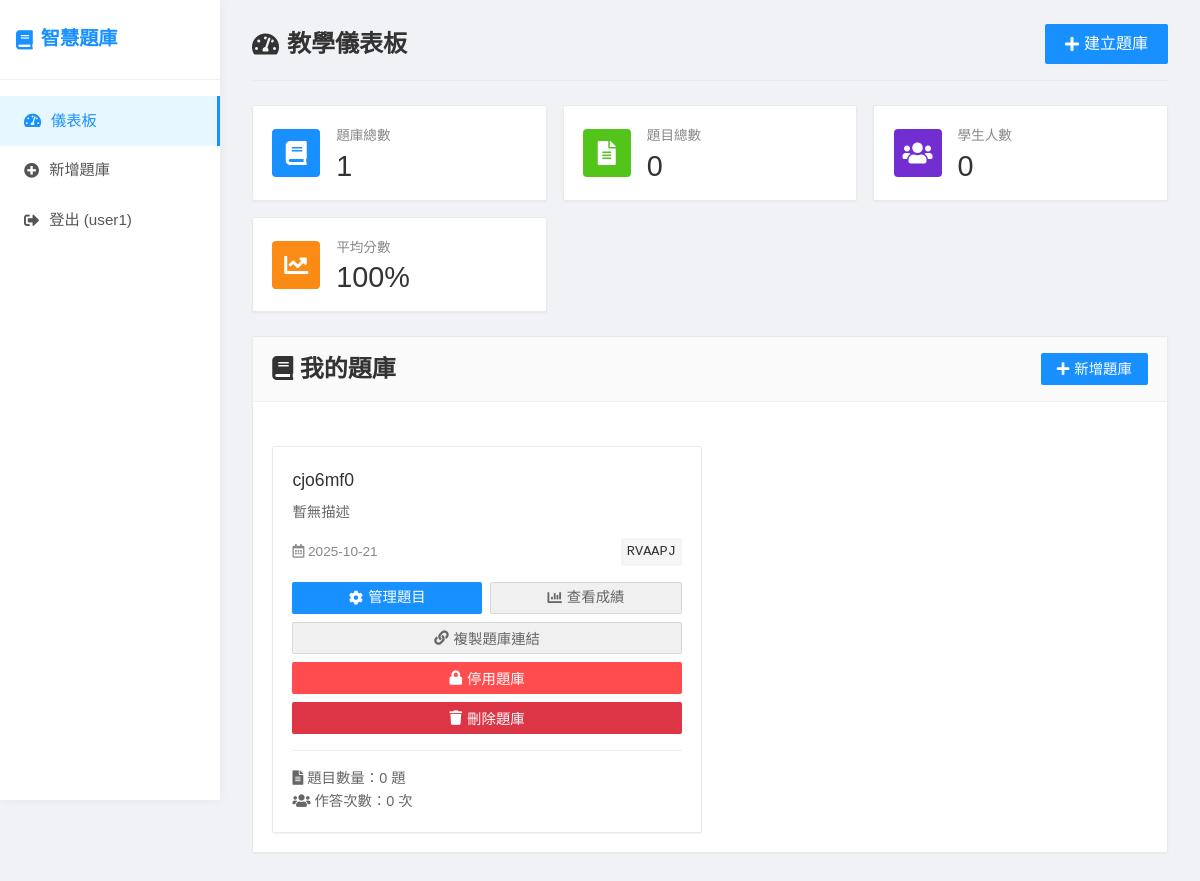
/teacher-dashboard (signed in), run on the app's committed database.
### app.py (models this page shows)
class User(UserMixin, db.Model):
    id = db.Column(db.Integer, primary_key=True)
    username = db.Column(db.String(80), unique=True, nullable=False)
    email = db.Column(db.String(120), unique=True, nullable=False)
    password_hash = db.Column(db.String(120), nullable=False)
    is_teacher = db.Column(db.Boolean, default=True)
    created_at = db.Column(db.DateTime, default=datetime.utcnow)
    quiz_banks = db.relationship('QuizBank', backref='owner', lazy=True)

class QuizBank(db.Model):
    id = db.Column(db.Integer, primary_key=True)
    title = db.Column(db.String(200), nullable=False)
    description = db.Column(db.Text)
    access_code = db.Column(db.String(10), unique=True, nullable=False)
    is_active = db.Column(db.Boolean, default=True)
    created_at = db.Column(db.DateTime, default=datetime.utcnow)
    teacher_id = db.Column(db.Integer, db.ForeignKey('user.id'), nullable=False)
    questions = db.relationship('Question', backref='quiz_bank', lazy=True, cascade='all, delete-orphan')
    submissions = db.relationship('Submission', backref='quiz_bank', lazy=True)

### app.py (the view)
@app.route('/teacher-dashboard')
@login_required
def teacher_dashboard():
    quiz_banks = QuizBank.query.filter_by(teacher_id=current_user.id).all()
    return render_template('teacher_dashboard.html', quiz_banks=quiz_banks)

### app.py (called while the page is built)
@login_manager.user_loader
def load_user(user_id):
    return User.query.get(int(user_id))

### templates/teacher_dashboard.html (shortened to what this page needs)
{% extends "base.html" %}
{% block content %}
<div class="page-header">
    <h1><i class="fas fa-tachometer-alt"></i> 教學儀表板</h1>
    <a href="{{ url_for('create_quiz_bank') }}" class="btn btn-lg">
        <i class="fas fa-plus"></i> 建立題庫
    </a>
</div>
<div class="stats-cards">
    <div class="stat-card">
        <div class="stat-icon blue">
            <i class="fas fa-book"></i>
        </div>
        <div class="stat-content">
            <div class="stat-title">題庫總數</div>
            <div class="stat-value">{{ quiz_banks|length }}</div>
        </div>
    </div>
    <div class="stat-card">
        <div class="stat-icon green">
            <i class="fas fa-file-alt"></i>
        </div>
        <div class="stat-content">
            <div class="stat-title">題目總數</div>
            <div class="stat-value">{% set total_questions = 0 %}{% for bank in quiz_banks %}{% set total_questions = total_questions + bank.questions|length %}{% endfor %}{{ total_questions }}</div>
        </div>
    </div>
    <div class="stat-card">
        <div class="stat-icon purple">
            <i class="fas fa-users"></i>
        </div>
        <div class="stat-content">
            <div class="stat-title">學生人數</div>
            <div class="stat-value">{% set total_submissions = 0 %}{% for bank in quiz_banks %}{% set total_submissions = total_submissions + bank.submissions|length %}{% endfor %}{{ total_submissions }}</div>
        </div>
    </div>
    <div class="stat-card">
        <div class="stat-icon orange">
            <i class="fas fa-chart-line"></i>
        </div>
        <div class="stat-content">
            <div class="stat-title">平均分數</div>
            <div class="stat-value">100%</div>
        </div>
    </div>
</div>
<div class="card">
    <div class="card-header">
        <h2><i class="fas fa-book"></i> 我的題庫</h2>
        <a href="{{ url_for('create_quiz_bank') }}" class="btn">
            <i class="fas fa-plus"></i> 新增題庫
        </a>
    </div>
    <div class="card-body">
        {% if quiz_banks %}
            <div class="quiz-banks-grid">
                {% for quiz_bank in quiz_banks %}
                <div class="quiz-bank-card">
                    <div class="quiz-bank-title">{{ quiz_bank.title }}</div>
                    <div class="quiz-bank-description">
                        {{ quiz_bank.description if quiz_bank.description else '暫無描述' }}
                    </div>
                    <div class="quiz-bank-info">
                        <span><i class="far fa-calendar-alt"></i> {{ quiz_bank.created_at.strftime('%Y-%m-%d') }}</span>
                        <span class="access-code">{{ quiz_bank.access_code }}</span>
                    </div>
                    <div style="display: flex; gap: 0.5rem; margin-top: 1rem;">
                        <a href="{{ url_for('manage_quiz_bank', quiz_bank_id=quiz_bank.id) }}" class="btn" style="flex: 1; text-align: center;">
                            <i class="fas fa-cog"></i> 管理題目
                        </a>
                        <a href="{{ url_for('view_submissions_page', quiz_bank_id=quiz_bank.id) }}" class="btn btn-secondary" style="flex: 1; text-align: center;">
                            <i class="fas fa-chart-bar"></i> 查看成績
                        </a>
                    </div>
                    <div style="margin-top: 0.5rem;">
                        <button onclick="copyQuizLink('{{ quiz_bank.access_code }}')" class="btn btn-secondary" style="width: 100%;">
                            <i class="fas fa-link"></i> 複製題庫連結
                        </button>
                    </div>
                    <div style="margin-top: 0.5rem;">
                        <button onclick="toggleQuizBank({{ quiz_bank.id }}, {{ quiz_bank.is_active|lower }})"
                                class="btn {{ 'btn-danger' if quiz_bank.is_active else 'btn-success' }}"
                                style="width: 100%;">
                            <i class="fas fa-{{ 'lock' if quiz_bank.is_active else 'lock-open' }}"></i>
                            {{ '停用題庫' if quiz_bank.is_active else '啟用題庫' }}
                        </button>
                    </div>
                    <div style="margin-top: 0.5rem;">
                        <button onclick="deleteQuizBank({{ quiz_bank.id }})"
                                class="btn btn-danger"
                                style="width: 100%; background-color: #dc3545;">
                            <i class="fas fa-trash"></i> 刪除題庫
                        </button>
                    </div>
                    <div style="margin-top: 1rem; padding-top: 1rem; border-top: 1px solid #eee; font-size: 0.9rem; color: #666;">
                        <div><i class="fas fa-file-alt"></i> 題目數量：{{ quiz_bank.questions|length }} 題</div>
                        <div><i class="fas fa-users"></i> 作答次數：{{ quiz_bank.submissions|length }} 次</div>
                    </div>
                </div>
                {% endfor %}
            </div>
        {% endif %}
    </div>
</div>
{% endblock %}

### templates/base.html (shortened to what this page needs)
<!DOCTYPE html>
<html lang="zh-TW">
<head>
    <link rel="stylesheet" href="{{ url_for('static', filename='css/style.css') }}">
    <link rel="stylesheet" href="https://cdnjs.cloudflare.com/ajax/libs/font-awesome/5.15.4/css/all.min.css">
</head>
<body>
    <div class="container">
        <nav class="navbar">
            <h1><i class="fas fa-book"></i> 智慧題庫</h1>
            <div class="nav-links">
                {% if current_user.is_authenticated %}
                    <a href="{{ url_for('teacher_dashboard') }}" class="{{ 'active' if request.endpoint == 'teacher_dashboard' else '' }}">
                        <i class="fas fa-tachometer-alt"></i> 儀表板
                    </a>
                    <a href="{{ url_for('create_quiz_bank') }}" class="{{ 'active' if request.endpoint == 'create_quiz_bank' else '' }}">
                        <i class="fas fa-plus-circle"></i> 新增題庫
                    </a>
                    <a href="{{ url_for('logout') }}">
                        <i class="fas fa-sign-out-alt"></i> 登出 ({{ current_user.username }})
                    </a>
                {% endif %}
            </div>
        </nav>
        <div class="content">
            {% block content %}{% endblock %}
        </div>
    </div>
</body>
</html>

### static/css/style.css (style rules this page uses)
* { margin: 0; padding: 0; box-sizing: border-box; }
body { font-family: 'Microsoft JhengHei', Consolas, sans-serif; line-height: 1.6; background: #f0f2f5; min-height: 100vh; }
.container { display: flex; min-height: 100vh; }
.navbar { width: 220px; background: #fff; color: #333; box-shadow: 0 0 10px rgba(0,0,0,0.05); display: flex; flex-direction: column; padding: 0; position: fixed; height: 100vh; z-index: 100; }
.navbar h1 { font-size: 1.2rem; font-weight: bold; padding: 1.5rem 1rem; color: #1890ff; border-bottom: 1px solid #f0f0f0; margin: 0; display: flex; align-items: center; gap: 8px; }
.navbar .nav-links { display: flex; flex-direction: column; padding: 1rem 0; }
.navbar a { color: #555; text-decoration: none; padding: 0.8rem 1.5rem; transition: all 0.3s; display: flex; align-items: center; gap: 10px; font-size: 0.95rem; }
.navbar a.active { background-color: #e6f7ff; color: #1890ff; border-right: 3px solid #1890ff; }
.content { flex: 1; padding: 1.5rem 2rem; margin-left: 220px; background: #f0f2f5; }
.page-header { display: flex; justify-content: space-between; align-items: center; margin-bottom: 1.5rem; padding-bottom: 1rem; border-bottom: 1px solid #eaeaea; }
.page-header h1 { font-size: 1.5rem; color: #333; margin: 0; display: flex; align-items: center; gap: 8px; }
.btn { display: inline-flex; align-items: center; justify-content: center; padding: 0.5rem 1rem; background: #1890ff; color: white; text-decoration: none; border: none; border-radius: 2px; cursor: pointer; font-size: 0.9rem; font-weight: 500; transition: all 0.2s; height: 32px; gap: 5px; }
.btn-secondary { background: #f0f0f0; color: #666; border: 1px solid #d9d9d9; }
.btn-danger { background: #ff4d4f; }
.btn-lg { height: 40px; padding: 0.5rem 1.25rem; font-size: 1rem; }
.card { background: white; border-radius: 2px; box-shadow: 0 1px 2px rgba(0,0,0,0.05); margin-bottom: 1rem; overflow: hidden; transition: all 0.3s; border: 1px solid #eaeaea; }
.card-header { background: #fafafa; color: #333; padding: 0.8rem 1.2rem; font-weight: 500; border-bottom: 1px solid #f0f0f0; display: flex; justify-content: space-between; align-items: center; }
.card-body { padding: 1.2rem; }
.stats-cards { display: grid; grid-template-columns: repeat(auto-fit, minmax(220px, 1fr)); gap: 1rem; margin-bottom: 1.5rem; }
.stat-card { background: white; border-radius: 2px; padding: 1.2rem; display: flex; align-items: center; box-shadow: 0 1px 2px rgba(0,0,0,0.05); border: 1px solid #eaeaea; }
.stat-icon { width: 48px; height: 48px; border-radius: 4px; display: flex; align-items: center; justify-content: center; margin-right: 1rem; font-size: 1.5rem; color: white; }
.stat-icon.blue { background: #1890ff; }
.stat-icon.green { background: #52c41a; }
.stat-icon.purple { background: #722ed1; }
.stat-icon.orange { background: #fa8c16; }
.stat-content { flex: 1; }
.stat-title { font-size: 0.85rem; color: #888; margin-bottom: 0.3rem; }
.stat-value { font-size: 1.8rem; font-weight: 500; color: #333; line-height: 1; }
.quiz-banks-grid { display: grid; grid-template-columns: repeat(auto-fill, minmax(300px, 1fr)); gap: 1rem; margin-top: 1.5rem; }
.quiz-bank-card { background: white; border-radius: 2px; box-shadow: 0 1px 2px rgba(0,0,0,0.05); border: 1px solid #eaeaea; padding: 1.2rem; transition: all 0.3s; }
.quiz-bank-title { font-size: 1.1rem; font-weight: 500; color: #333; margin-bottom: 0.5rem; }
.quiz-bank-description { color: #666; margin-bottom: 1rem; line-height: 1.4; font-size: 0.9rem; }
.quiz-bank-info { display: flex; justify-content: space-between; align-items: center; margin-bottom: 1rem; font-size: 0.85rem; color: #888; }
.access-code { background: #f5f5f5; padding: 3px 6px; border-radius: 2px; font-family: Consolas, monospace; font-weight: 500; color: #333; font-size: 0.85rem; }

### data on the page
User: username "user1"
QuizBank: title "cjo6mf0", description "暫無描述", created_at "2025-10-21", access_code "RVAAPJ", is_active "停用題庫", {{ quiz_bank.id }} 1 (drawn), questions|length "0", submissions|length "0"

### other printed values
{{ quiz_banks|length }} "1"
{{ total_questions }} "0"
{{ total_submissions }} "0"
